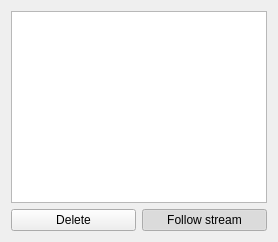
      <widget class="QWidget" name="layoutWidget">
       <layout class="QVBoxLayout" name="verticalLayout_9">
        <item>
         <widget class="QListWidget" name="senderMessageList">
          <property name="enabled">
           <bool>true</bool>
          </property>
          <property name="sizePolicy">
           <sizepolicy hsizetype="Minimum" vsizetype="Expanding">
            <horstretch>0</horstretch>
            <verstretch>0</verstretch>
           </sizepolicy>
          </property>
          <property name="minimumSize">
           <size>
            <width>0</width>
            <height>0</height>
           </size>
          </property>
          <property name="currentRow">
           <number>-1</number>
          </property>
         </widget>
        </item>
        <item>
         <layout class="QHBoxLayout" name="horizontalLayout_12">
          <item>
           <widget class="QPushButton" name="senderDeleteItemButton">
            <property name="text">
             <string>Delete</string>
            </property>
           </widget>
          </item>
          <item>
           <widget class="QPushButton" name="senderFollowButton">
            <property name="text">
             <string>Follow stream</string>
            </property>
            <property name="checkable">
             <bool>true</bool>
            </property>
            <property name="checked">
             <bool>true</bool>
            </property>
           </widget>
          </item>
         </layout>
        </item>
       </layout>
      </widget>
